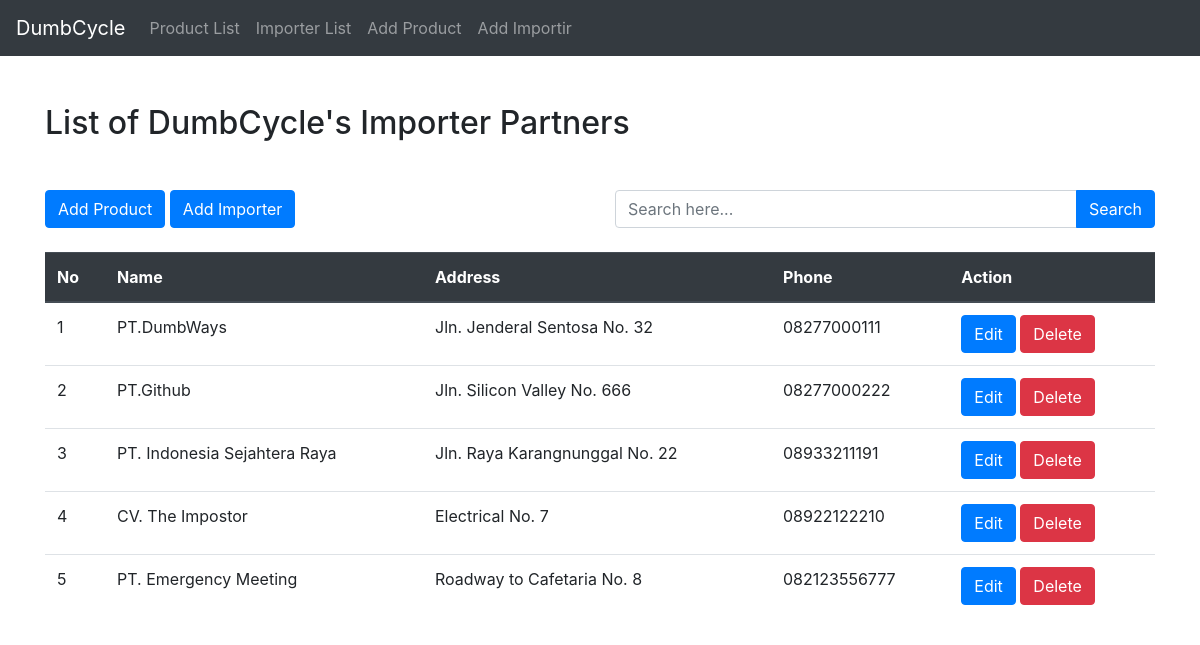
The page /importir_list.php on the database its author committed.
### tables this page shows
CREATE TABLE `importir_tb` (
  `id` int(11) NOT NULL,
  `name` varchar(255) DEFAULT NULL,
  `address` text DEFAULT NULL,
  `phone` varchar(50) DEFAULT NULL
);

### importir_function.php (called while the page is built, shortened)
<?php
    include 'db.php';
    function query ($query) {
        global $conn;
        $result = mysqli_query($conn, $query);
        $products = [];
        while ($row = mysqli_fetch_assoc($result)) {
            $products[] = $row;
        }
        return $products;
    }
?>

### importir_list.php (the view, shortened to what this page needs)
<?php
require 'importir_function.php';
$importir = query("SELECT * FROM importir_tb");
?>
<!DOCTYPE html>
<html lang="en">
<head>
    <link rel="stylesheet" href="bootstrap/css/bootstrap.css">
</head>
<body>
    <?php include('template/navbar.php') ?>
    <div class="container mt-5">
        <h2>List of DumbCycle's Importer Partners</h2>
        <div class="row justify-content-between mt-5">
            <div class="col">
                <a href="add_product.php" class="btn btn-primary">Add Product</a>
                <a href="add_importir.php" class="btn btn-primary">Add Importer</a>
            </div>
            <div class="col">
                <form action="" method="POST">
                    <div class="input-group">
                        <input autocomplete="off" autofocus placeholder="Search here..." type="text" name="keyword" id="keyword" class="form-control">
                        <div class="input-group-append">
                            <button class="btn btn-primary" type="submit" name="search">Search</button>
                        </div>
                    </div>
                </form>
            </div>
        </div>
        <div class="row mt-3">
        <div class="col-sm-12 table-responsive mt-2">
                <table class="table">
                    <thead class="thead-dark">
                        <tr>
                            <th>No</th>
                            <th>Name</th>
                            <th>Address</th>
                            <th>Phone</th>
                            <th>Action</th>
                        </tr>
                    </thead>
                    <tbody>
                        <?php $i = 1; ?>
                        <?php foreach ($importir as $imp) : ?>
                            <tr>
                                <td scope="row"><?= $i; ?></td>
                                <td><?= $imp["name"]; ?></td>
                                <td><?= $imp["address"]; ?></td>
                                <td><?= $imp["phone"]; ?></td>
                                <td>
                                    <a href="edit_importir.php?id=<?= $imp["id"]; ?>" class="btn btn-primary">Edit</a>
                                    <a href="delete_importir.php?id=<?= $imp["id"]; ?>" class="btn btn-danger" onclick="return confirm('Delete this data?')">Delete</a>
                                </td>
                            </tr>
                            <?php $i++; ?>
                        <?php endforeach; ?>
                    </tbody>
                </table>
            </div>
        </div>
    </div>
</body>
</html>

### rows shown on the page
importir_tb: name "PT.DumbWays", address "Jln. Jenderal Sentosa No. 32", phone "08277000111"
importir_tb: name "PT.Github", address "Jln. Silicon Valley No. 666", phone "08277000222"
importir_tb: name "PT. Indonesia Sejahtera Raya", address "Jln. Raya Karangnunggal No. 22", phone "08933211191"
importir_tb: name "CV. The Impostor", address "Electrical No. 7", phone "08922122210"
importir_tb: name "PT. Emergency Meeting", address "Roadway to Cafetaria No. 8", phone "082123556777"
